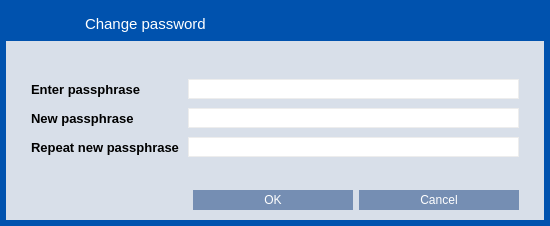
<?xml version="1.0" encoding="UTF-8"?>
<ui version="4.0">
 <class>AskPassphraseDialog</class>
 <widget class="QDialog" name="AskPassphraseDialog">
  <property name="geometry">
   <rect>
    <x>0</x>
    <y>0</y>
    <width>550</width>
    <height>226</height>
   </rect>
  </property>
  <property name="sizePolicy">
   <sizepolicy hsizetype="Preferred" vsizetype="Preferred">
    <horstretch>0</horstretch>
    <verstretch>0</verstretch>
   </sizepolicy>
  </property>
  <property name="minimumSize">
   <size>
    <width>550</width>
    <height>0</height>
   </size>
  </property>
  <property name="windowTitle">
   <string>Passphrase Dialog</string>
  </property>
  <property name="styleSheet">
   <string notr="true">QLabel {
	color: #000000;
}

#AskPassphraseDialog {
	background-color: rgb(0, 82, 174);
}

QLineEdit {
	border: 1px solid #ededed;
}
</string>
  </property>
  <layout class="QVBoxLayout" name="verticalLayout">
   <property name="spacing">
    <number>0</number>
   </property>
   <property name="margin">
    <number>6</number>
   </property>
   <item>
    <widget class="QFrame" name="frame">
     <property name="styleSheet">
      <string notr="true">#frame {
	background-color: #D8DFE9;
    border-style:none;
}</string>
     </property>
     <property name="frameShape">
      <enum>QFrame::StyledPanel</enum>
     </property>
     <property name="frameShadow">
      <enum>QFrame::Raised</enum>
     </property>
     <layout class="QVBoxLayout" name="verticalLayout_2">
      <property name="spacing">
       <number>0</number>
      </property>
      <property name="margin">
       <number>0</number>
      </property>
      <item>
       <widget class="QWidget" name="wCaption" native="true">
        <property name="minimumSize">
         <size>
          <width>0</width>
          <height>35</height>
         </size>
        </property>
        <property name="maximumSize">
         <size>
          <width>16777215</width>
          <height>35</height>
         </size>
        </property>
        <property name="styleSheet">
         <string notr="true">#wCaption {
	background-color:  rgb(0, 82, 174);
}</string>
        </property>
        <property name="is_header" stdset="0">
         <bool>true</bool>
        </property>
        <layout class="QHBoxLayout" name="horizontalLayout_19">
         <property name="margin">
          <number>0</number>
         </property>
         <item>
          <spacer name="horizontalSpacer_26">
           <property name="orientation">
            <enum>Qt::Horizontal</enum>
           </property>
           <property name="sizeType">
            <enum>QSizePolicy::Fixed</enum>
           </property>
           <property name="sizeHint" stdset="0">
            <size>
             <width>7</width>
             <height>20</height>
            </size>
           </property>
          </spacer>
         </item>
         <item>
          <widget class="QLabel" name="lbTitleIcon">
           <property name="sizePolicy">
            <sizepolicy hsizetype="Preferred" vsizetype="Preferred">
             <horstretch>0</horstretch>
             <verstretch>0</verstretch>
            </sizepolicy>
           </property>
           <property name="minimumSize">
            <size>
             <width>30</width>
             <height>30</height>
            </size>
           </property>
           <property name="maximumSize">
            <size>
             <width>30</width>
             <height>30</height>
            </size>
           </property>
           <property name="text">
            <string/>
           </property>
           <property name="pixmap">
            <pixmap resource="../res.qrc">:/res/change_pass.png</pixmap>
           </property>
          </widget>
         </item>
         <item>
          <widget class="QLabel" name="lbTitleEncrypt">
           <property name="sizePolicy">
            <sizepolicy hsizetype="Preferred" vsizetype="Preferred">
             <horstretch>0</horstretch>
             <verstretch>0</verstretch>
            </sizepolicy>
           </property>
           <property name="minimumSize">
            <size>
             <width>30</width>
             <height>30</height>
            </size>
           </property>
           <property name="maximumSize">
            <size>
             <width>30</width>
             <height>30</height>
            </size>
           </property>
           <property name="text">
            <string/>
           </property>
           <property name="pixmap">
            <pixmap resource="../res.qrc">:/res/encrypt.png</pixmap>
           </property>
          </widget>
         </item>
         <item>
          <widget class="QLabel" name="lbTitle">
           <property name="sizePolicy">
            <sizepolicy hsizetype="Preferred" vsizetype="Preferred">
             <horstretch>0</horstretch>
             <verstretch>0</verstretch>
            </sizepolicy>
           </property>
           <property name="font">
            <font>
             <pointsize>11</pointsize>
             <stylestrategy>PreferAntialias</stylestrategy>
            </font>
           </property>
           <property name="styleSheet">
            <string notr="true">QLabel {
	color: #FFFFFF;
}</string>
           </property>
           <property name="text">
            <string>Change password</string>
           </property>
          </widget>
         </item>
         <item>
          <widget class="QPushButton" name="bClose">
           <property name="minimumSize">
            <size>
             <width>30</width>
             <height>30</height>
            </size>
           </property>
           <property name="maximumSize">
            <size>
             <width>30</width>
             <height>30</height>
            </size>
           </property>
           <property name="styleSheet">
            <string notr="true">QPushButton {	
	image: url(:/res/close_normal.png);
	border: 0px solid gray;
}
QPushButton:pressed:flat {
	image: url(:/res/close_normal.png);
}

QPushButton:hover {
	image: url(:/res/close_hover.png);
}</string>
           </property>
           <property name="text">
            <string notr="true"/>
           </property>
           <property name="flat">
            <bool>true</bool>
           </property>
          </widget>
         </item>
        </layout>
       </widget>
      </item>
      <item>
       <layout class="QHBoxLayout" name="horizontalLayout_3">
        <property name="spacing">
         <number>0</number>
        </property>
        <property name="leftMargin">
         <number>25</number>
        </property>
        <property name="topMargin">
         <number>9</number>
        </property>
        <property name="rightMargin">
         <number>25</number>
        </property>
        <property name="bottomMargin">
         <number>9</number>
        </property>
        <item>
         <widget class="QLabel" name="warningLabel">
          <property name="font">
           <font>
            <pointsize>10</pointsize>
            <weight>50</weight>
            <bold>false</bold>
           </font>
          </property>
          <property name="textFormat">
           <enum>Qt::RichText</enum>
          </property>
          <property name="wordWrap">
           <bool>true</bool>
          </property>
          <property name="margin">
           <number>0</number>
          </property>
         </widget>
        </item>
       </layout>
      </item>
      <item>
       <layout class="QFormLayout" name="formLayout">
        <property name="fieldGrowthPolicy">
         <enum>QFormLayout::AllNonFixedFieldsGrow</enum>
        </property>
        <property name="horizontalSpacing">
         <number>9</number>
        </property>
        <property name="verticalSpacing">
         <number>9</number>
        </property>
        <property name="leftMargin">
         <number>25</number>
        </property>
        <property name="rightMargin">
         <number>25</number>
        </property>
        <property name="bottomMargin">
         <number>9</number>
        </property>
        <item row="0" column="0">
         <widget class="QLabel" name="passLabel1">
          <property name="font">
           <font>
            <pointsize>10</pointsize>
            <weight>75</weight>
            <bold>true</bold>
           </font>
          </property>
          <property name="text">
           <string>Enter passphrase</string>
          </property>
         </widget>
        </item>
        <item row="0" column="1">
         <widget class="QLineEdit" name="passEdit1">
          <property name="minimumSize">
           <size>
            <width>0</width>
            <height>20</height>
           </size>
          </property>
          <property name="echoMode">
           <enum>QLineEdit::Password</enum>
          </property>
         </widget>
        </item>
        <item row="1" column="0">
         <widget class="QLabel" name="passLabel2">
          <property name="font">
           <font>
            <pointsize>10</pointsize>
            <weight>75</weight>
            <bold>true</bold>
           </font>
          </property>
          <property name="text">
           <string>New passphrase</string>
          </property>
         </widget>
        </item>
        <item row="1" column="1">
         <widget class="QLineEdit" name="passEdit2">
          <property name="minimumSize">
           <size>
            <width>0</width>
            <height>20</height>
           </size>
          </property>
          <property name="echoMode">
           <enum>QLineEdit::Password</enum>
          </property>
         </widget>
        </item>
        <item row="2" column="0">
         <widget class="QLabel" name="passLabel3">
          <property name="font">
           <font>
            <pointsize>10</pointsize>
            <weight>75</weight>
            <bold>true</bold>
           </font>
          </property>
          <property name="text">
           <string>Repeat new passphrase</string>
          </property>
         </widget>
        </item>
        <item row="2" column="1">
         <widget class="QLineEdit" name="passEdit3">
          <property name="minimumSize">
           <size>
            <width>0</width>
            <height>20</height>
           </size>
          </property>
          <property name="echoMode">
           <enum>QLineEdit::Password</enum>
          </property>
         </widget>
        </item>
        <item row="3" column="1">
         <widget class="QLabel" name="capsLabel">
          <property name="enabled">
           <bool>true</bool>
          </property>
          <property name="font">
           <font>
            <pointsize>10</pointsize>
            <weight>75</weight>
            <bold>true</bold>
           </font>
          </property>
          <property name="text">
           <string/>
          </property>
          <property name="alignment">
           <set>Qt::AlignCenter</set>
          </property>
         </widget>
        </item>
       </layout>
      </item>
      <item>
       <layout class="QHBoxLayout" name="horizontalLayout_2">
        <property name="spacing">
         <number>0</number>
        </property>
        <property name="rightMargin">
         <number>25</number>
        </property>
        <item>
         <widget class="QDialogButtonBox" name="buttonBox">
          <property name="styleSheet">
           <string notr="true">QPushButton {
	background-color: #758EB3;
	color: #FFFFFF;
	border: 0px solid gray;
	max-height: 20px;
	min-height: 20px;
	max-width: 160px;
	min-width: 160px;
}

QPushButton:hover {
	background-color: #0099CC;
}

QPushButton:pressed:flat {
	background-color: #9D0B17;
}</string>
          </property>
          <property name="orientation">
           <enum>Qt::Horizontal</enum>
          </property>
          <property name="standardButtons">
           <set>QDialogButtonBox::Cancel|QDialogButtonBox::Ok</set>
          </property>
         </widget>
        </item>
       </layout>
      </item>
      <item>
       <spacer name="verticalSpacer">
        <property name="orientation">
         <enum>Qt::Vertical</enum>
        </property>
        <property name="sizeType">
         <enum>QSizePolicy::Fixed</enum>
        </property>
        <property name="sizeHint" stdset="0">
         <size>
          <width>20</width>
          <height>10</height>
         </size>
        </property>
       </spacer>
      </item>
     </layout>
    </widget>
   </item>
  </layout>
 </widget>
 <resources>
  <include location="../res.qrc"/>
 </resources>
 <connections>
  <connection>
   <sender>buttonBox</sender>
   <signal>accepted()</signal>
   <receiver>AskPassphraseDialog</receiver>
   <slot>accept()</slot>
   <hints>
    <hint type="sourcelabel">
     <x>248</x>
     <y>254</y>
    </hint>
    <hint type="destinationlabel">
     <x>157</x>
     <y>274</y>
    </hint>
   </hints>
  </connection>
  <connection>
   <sender>buttonBox</sender>
   <signal>rejected()</signal>
   <receiver>AskPassphraseDialog</receiver>
   <slot>reject()</slot>
   <hints>
    <hint type="sourcelabel">
     <x>316</x>
     <y>260</y>
    </hint>
    <hint type="destinationlabel">
     <x>286</x>
     <y>274</y>
    </hint>
   </hints>
  </connection>
  <connection>
   <sender>bClose</sender>
   <signal>clicked()</signal>
   <receiver>AskPassphraseDialog</receiver>
   <slot>reject()</slot>
   <hints>
    <hint type="sourcelabel">
     <x>558</x>
     <y>25</y>
    </hint>
    <hint type="destinationlabel">
     <x>291</x>
     <y>138</y>
    </hint>
   </hints>
  </connection>
 </connections>
</ui>
